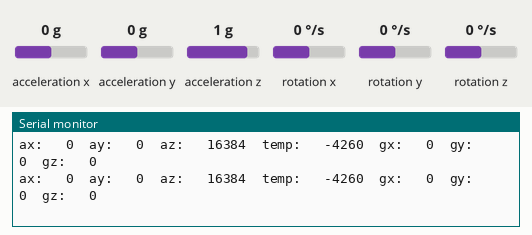
The sketch below on a simulated Arduino Uno, built with avr-gcc and run on an emulated ATmega328P. Shown: the last lines printed to the serial monitor. Wiring (inferred from the names in the program): MPU-6050 motion sensor at I2C address 0x68. The inputs (shaded band) are chosen by the test bench; at power-on: acceleration x 0 g, acceleration y 0 g, acceleration z 1 g, rotation x 0 °/s, rotation y 0 °/s, rotation z 0 °/s.

Above: at 0.8 s.
0.9 s: acceleration x set to -1.4 g
At 2.0 s:
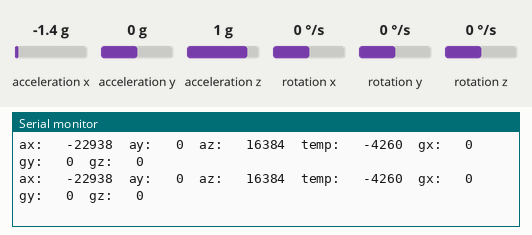
3.9 s: acceleration y set to -1.4 g
At 5.0 s:
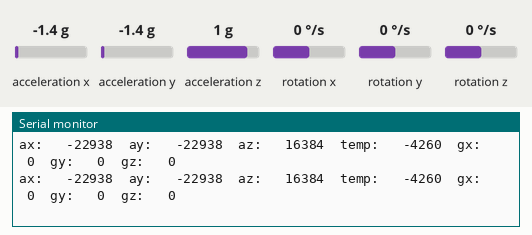
6.9 s: acceleration z set to -1.4 g
At 7.6 s:
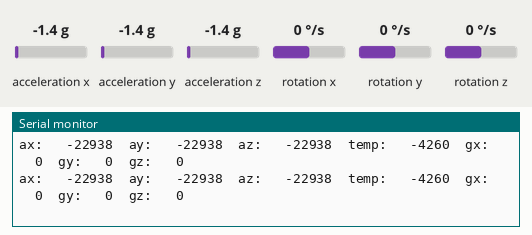
9.9 s: rotation x set to -192 °/s
At 11.0 s:
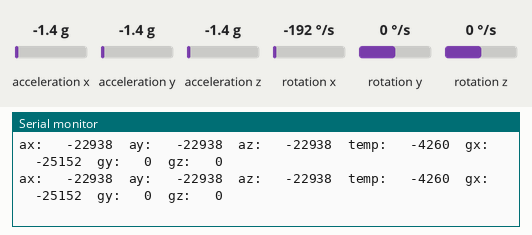
12.9 s: rotation y set to -192 °/s
At 13.5 s:
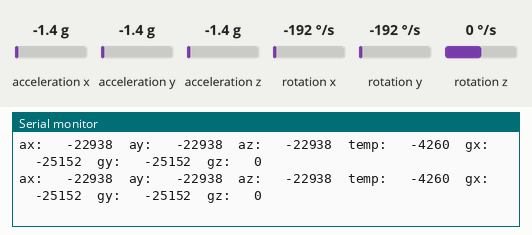

Measured:
- after the input at 0.9 s, the serial monitor: prints a new line at once (image 1)
- after the input at 3.9 s, the serial monitor: prints a new line at once (image 2)
- after the input at 6.9 s, the serial monitor: prints a new line at once (image 3)
- after the input at 9.9 s, the serial monitor: prints a new line at once (image 4)
- after the input at 12.9 s, the serial monitor: prints a new line at once (image 5)

The sketch:

lesson8a.ino
```cpp
/*  lesson 8a - Read and transmit MPU6050 data
 *
 *    targeted sample rate is 1 kHz
 *
 *   Settings:
 *    Serial baud rate 115200
 *    I2C clock frequency is standard mode 100 kHz
 */
#include <Arduino.h>
#include <Wire.h>

#define MPU6050_ADDRESS_AD0_LOW 0x68      // i2c address AD0 pin low (GND), default

#define ACCEL_XOUT_H 0x3B

#define SAMPLE_INTERVAL_USEC   1000        // 1 kHz is 1000 micro seconds


void mysetup(void)
{
  Serial.begin(115200);
  Wire.begin();
  Wire.beginTransmission(MPU6050_ADDRESS_AD0_LOW);
  Wire.write(0x6B);                       // power management 1 register
  Wire.write(0);                          // setting bit 6 to zero, wakes up device
                                          // setting other bits to zero turns off reset
                                          // and uses internal oscillator as clock
  Wire.endTransmission(true);
  Serial.println("setup complete");
  Serial.flush();                         // function does not return until data is transmitted
}


int main(void)
{
  int16_t ax, ay, az, temp, gx, gy, gz;
  unsigned long sampleTime;

  init();
  mysetup();
  sampleTime = micros();

  while(1)
  {
    if( (micros() - sampleTime) >= SAMPLE_INTERVAL_USEC )
    {

      // read data from registers
      Wire.beginTransmission(MPU6050_ADDRESS_AD0_LOW);
      Wire.write(0x3B);                     // start reading register 0x3B (ACCEL_XOUT_H)
      Wire.endTransmission(false);
      Wire.requestFrom(MPU6050_ADDRESS_AD0_LOW, 14);  // request reading 14 bytes
      ax = Wire.read() << 8 | Wire.read();    // reads 0X3B (ACCEL_XOUT_H) and 0x3C (ACCEL_XOUT_L)
      ay = Wire.read() << 8 | Wire.read();
      az = Wire.read() << 8 | Wire.read();
      temp = Wire.read() << 8 | Wire.read();
      gx = Wire.read() << 8 | Wire.read();
      gy = Wire.read() << 8 | Wire.read();
      gz = Wire.read() << 8 | Wire.read();


      Serial.print("ax: \t");   Serial.print(ax);
      Serial.print("\tay: \t"); Serial.print(ay);
      Serial.print("\taz: \t"); Serial.print(az);
      Serial.print("\ttemp: \t"); Serial.print(temp);
      Serial.print("\tgx: \t");   Serial.print(gx);
      Serial.print("\tgy: \t"); Serial.print(gy);
      Serial.print("\tgz: \t"); Serial.println(gz);

      sampleTime = micros();
    }

  }

  return 0;

}
```
